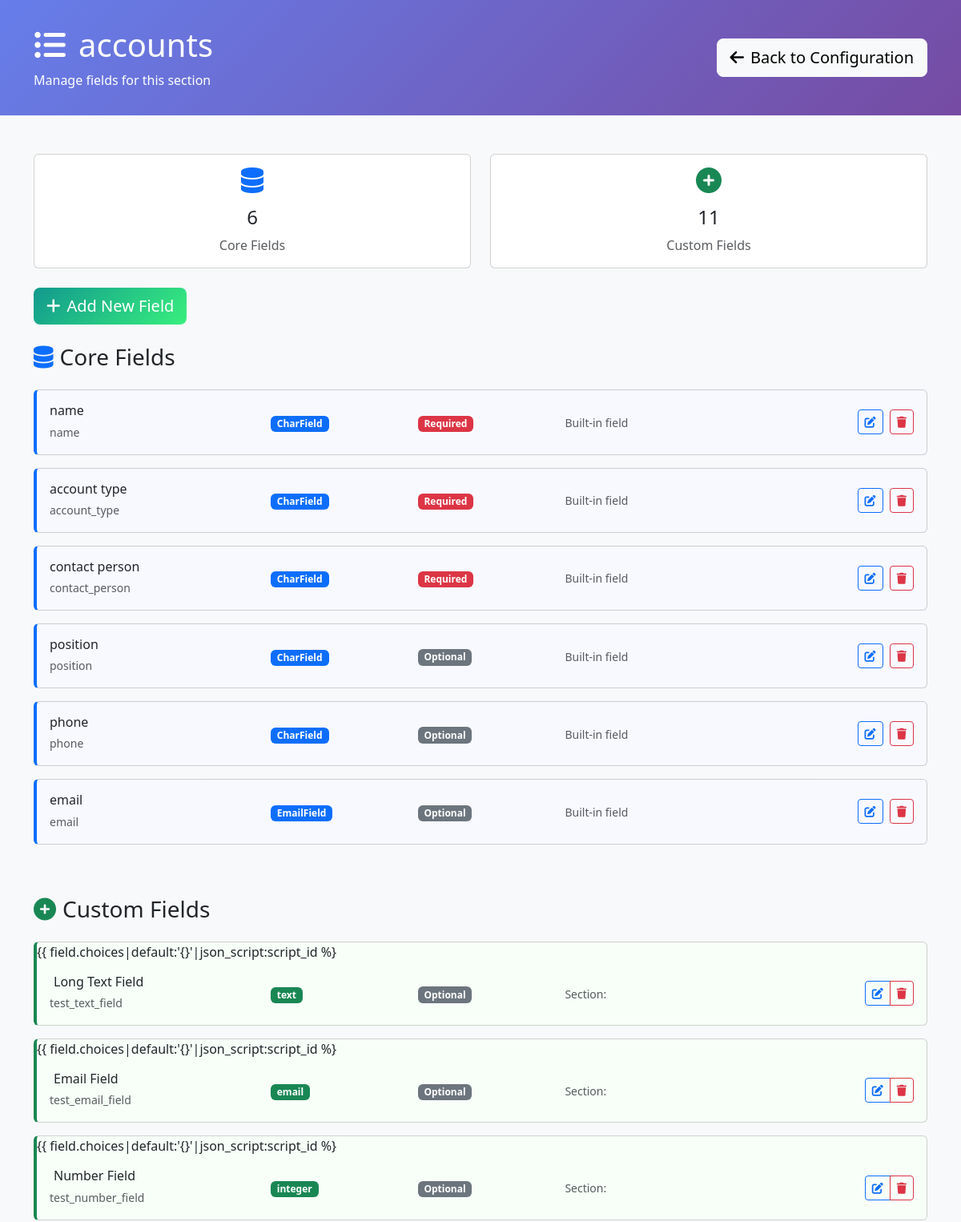
Page /configuration/section/5/ (signed in, upper part) on the earlier database version.
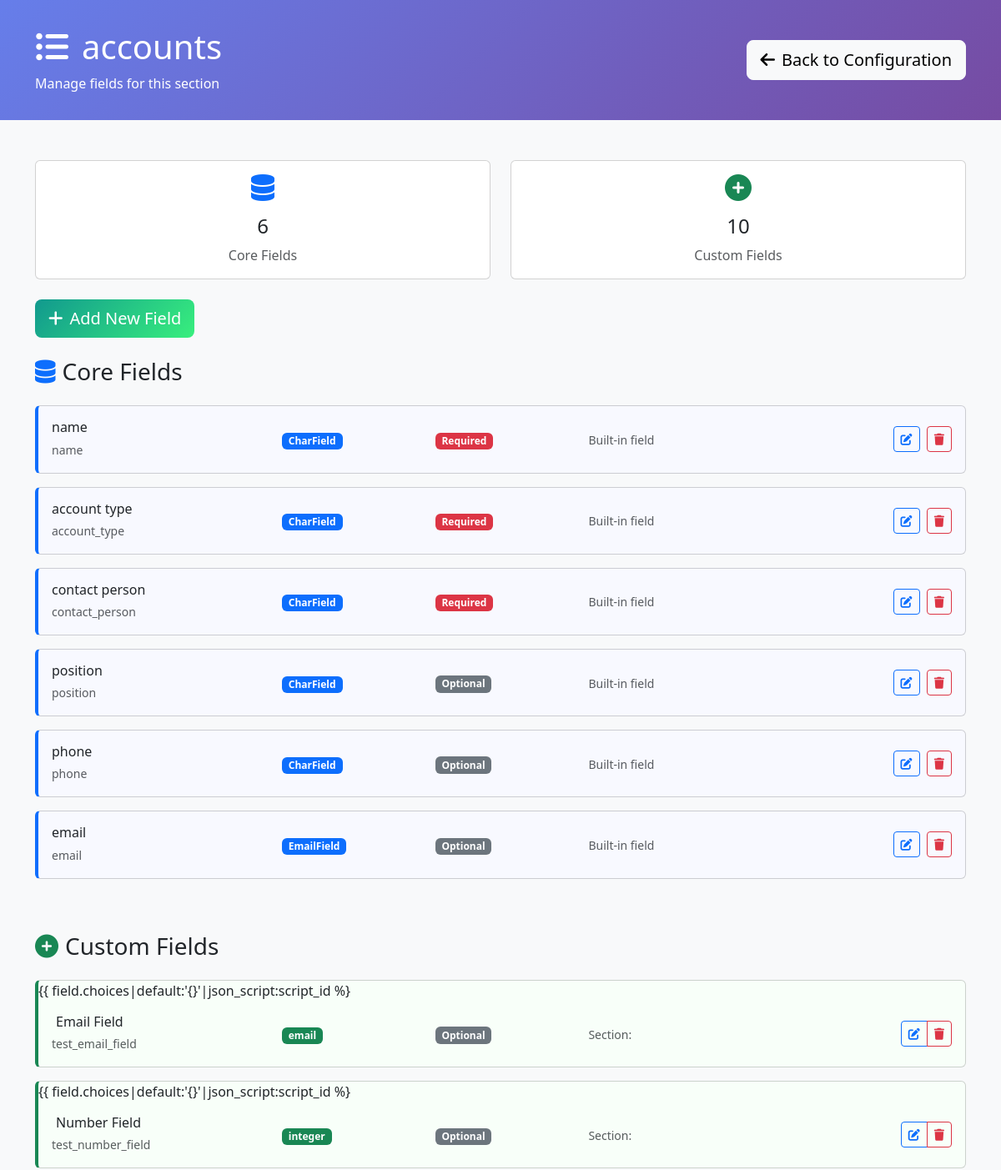
Same page on the later database version.
### requests/models.py (models this page shows, shortened)
class DynamicField(models.Model):
    FIELD_TYPES = [
        ('char', 'Text (Short)'),
        ('text', 'Text (Long)'),
        ('email', 'Email'),
        ('url', 'URL'),
        ('slug', 'Slug'),
        ('integer', 'Integer'),
        ('decimal', 'Decimal'),
        ('float', 'Float'),
        ('date', 'Date'),
        ('datetime', 'Date & Time'),
        ('time', 'Time'),
        ('boolean', 'Checkbox (Yes/No)'),
        ('choice', 'Dropdown (Single Choice)'),
        ('multiple_choice', 'Multiple Choice'),
        ('file', 'File Upload'),
        ('image', 'Image Upload'),
        ('foreign_key', 'Link to Another Model'),
        ('many_to_many', 'Multiple Links'),
        ('json', 'JSON Data'),
    ]
    model = models.ForeignKey(DynamicModel, on_delete=models.CASCADE, related_name='fields', null=True, blank=True)
    section = models.ForeignKey(DynamicSection, on_delete=models.CASCADE, related_name='fields', null=True, blank=True)
    name = models.CharField(max_length=100, help_text="Field name in database (lowercase, underscores)")
    display_name = models.CharField(max_length=100, help_text="Label shown in forms")
    field_type = models.CharField(max_length=20, choices=FIELD_TYPES)
    is_core_field = models.BooleanField(default=False, help_text="True if this represents an existing model field")
    required = models.BooleanField(default=False)
    default_value = models.TextField(blank=True, help_text="Default value (JSON format for complex types)")
    help_text = models.CharField(max_length=200, blank=True)
    max_length = models.PositiveIntegerField(null=True, blank=True, help_text="For text fields")
    max_digits = models.PositiveIntegerField(null=True, blank=True, help_text="For decimal fields")
    decimal_places = models.PositiveIntegerField(null=True, blank=True, help_text="For decimal fields")
    choices = models.JSONField(default=dict, help_text="For choice fields: {'value': 'display_name'}")
    related_model = models.CharField(max_length=100, blank=True, help_text="Model to link to (app.Model)")
    section_name = models.CharField(max_length=100, default='General', help_text="Form section name for grouping (legacy field)")
    order = models.PositiveIntegerField(default=0, help_text="Order within section")
    is_active = models.BooleanField(default=True, help_text="Whether field is shown in forms")
    created_at = models.DateTimeField(auto_now_add=True)
    updated_at = models.DateTimeField(auto_now=True)
    class Meta:
        verbose_name = "Dynamic Field"
        verbose_name_plural = "Dynamic Fields"
        ordering = ['model', 'section', 'section_name', 'order']

### requests/configuration_views.py (the view)
# urls.py: path('section/<int:section_id>/', configuration_views.section_fields, name='section_fields'),
@staff_member_required
def section_fields(request, section_id):
    from requests.models import DynamicSection
    is_legacy_dynamic = request.GET.get('dynamic') == 'true'
    if is_legacy_dynamic:
        dynamic_model = get_object_or_404(DynamicModel, id=section_id)
        model_name = f"{dynamic_model.app_label}.{dynamic_model.name}"
        display_name = dynamic_model.display_name
        fields = DynamicField.objects.filter(
            model=dynamic_model,
            is_active=True
        ).order_by('section_name', 'order')
        section_type = 'legacy'
        model_fields = []  # Legacy models don't have core model fields
    else:
        section = get_object_or_404(DynamicSection, id=section_id)
        model_name = section.name
        display_name = section.display_name
        section_type = 'core' if section.is_core_section else 'custom'
        fields = section.fields.filter(is_active=True).order_by('order')
        if section.is_core_section:
            model_fields = []
            core_fields = fields.filter(is_core_field=True)
            for field in core_fields:
                choices_obj = {}
                try:
                    if field.choices and field.choices != '{}':
                        choices_obj = json.loads(field.choices)
                except (json.JSONDecodeError, ValueError):
                    choices_obj = {}
                model_fields.append({
                    'id': field.id,
                    'name': field.name,
                    'display_name': field.display_name,
                    'field_type': field.field_type,
                    'required': field.required,
                    'is_model_field': True,
                    'is_core_field': True,
                    'choices': choices_obj  # Pass parsed object, not JSON string
                })
        else:
            model_fields = []
    dynamic_fields = []
    for field in fields:
        if section_type == 'core' and field.is_core_field:
            continue
        choices_obj = {}
        try:
            if field.choices and field.choices != '{}':
                choices_obj = json.loads(field.choices)
        except (json.JSONDecodeError, ValueError):
            choices_obj = {}
        dynamic_fields.append({
            'id': field.id,
            'name': field.name,
            'display_name': field.display_name,
            'field_type': field.field_type,
            'required': field.required,
            'section_name': field.section_name if hasattr(field, 'section_name') else 'Custom Fields',
            'order': field.order,
            'max_length': field.max_length,
            'choices': choices_obj,  # Pass parsed object, not JSON string
            'default_value': field.default_value,
            'is_model_field': False,
            'is_core_field': getattr(field, 'is_core_field', False)
        })
    context = {
        'section_id': section_id,
        'section_name': model_name,
        'display_name': display_name,
        'section_type': section_type,
        'source_model': getattr(section, 'source_model', '') if not is_legacy_dynamic else '',
        'model_fields': model_fields,
        'dynamic_fields': dynamic_fields,
        'all_fields': model_fields + dynamic_fields,
        'is_legacy_dynamic': is_legacy_dynamic,
        'is_core_section': section_type == 'core',
        'is_custom_section': section_type == 'custom'
    }
    return render(request, 'configuration/section_fields.html', context)

### requests/templates/configuration/section_fields.html (shortened to what the changed rows need)
<!DOCTYPE html>
<html lang="en">
<head>
    <link href="https://cdn.jsdelivr.net/npm/bootstrap@5.3.0/dist/css/bootstrap.min.css" rel="stylesheet">
    <link href="https://cdnjs.cloudflare.com/ajax/libs/font-awesome/6.0.0/css/all.min.css" rel="stylesheet">
</head>
<body class="bg-light">
    <div class="config-header">
        <div class="container">
            <div class="row align-items-center">
                <div class="col-md-8">
                    <h1 class="mb-2">
                        <i class="fas fa-list-ul me-3"></i>{{ display_name }}
                    </h1>
                </div>
            </div>
        </div>
    </div>
    <div class="container my-5">
        <div class="row mb-4">
            <div class="col-md-6">
                <div class="card text-center">
                    <div class="card-body">
                        <i class="fas fa-plus-circle fa-2x text-success mb-3"></i>
                        <h4>{{ dynamic_fields|length }}</h4>
                        <p class="text-muted mb-0">Custom Fields</p>
                    </div>
                </div>
            </div>
        </div>
        {% if dynamic_fields %}
        <div class="row mt-5">
            <div class="col-12">
                <h3 class="mb-4">
                    <i class="fas fa-plus-circle me-2 text-success"></i>Custom Fields
                </h3>
                {% for field in dynamic_fields %}
                <div class="card field-card dynamic-field mb-3" data-field-id="{{ field.id }}">
                {% with script_id="choices-"|add:field.id %}{{ field.choices|default:'{}'|json_script:script_id %}{% endwith %}
                    <div class="card-body">
                        <div class="row align-items-center">
                            <div class="col-md-3">
                                <h6 class="mb-1 field-title">
                                    <span class="editable-field" data-field="display_name" data-value="{{ field.display_name }}">
                                        {{ field.display_name }}
                                    </span>
                                </h6>
                                <small class="text-muted">{{ field.name }}</small>
                            </div>
                            <div class="col-md-2">
                                <span class="badge bg-success field-type-badge" data-type="{{ field.field_type }}">{{ field.field_type }}</span>
                            </div>
                            <div class="col-md-2">
                                <span class="editable-toggle" data-field="required" data-value="{{ field.required|yesno:'true,false' }}">
                                    {% if field.required %}
                                    <span class="badge bg-danger">Required</span>
                                    {% else %}
                                    <span class="badge bg-secondary">Optional</span>
                                    {% endif %}
                                </span>
                            </div>
                            <div class="col-md-3">
                                <small class="text-muted">
                                    Section:
                                    <span class="editable-field" data-field="section" data-value="{{ field.section }}">
                                    </span>
                                </small>
                            </div>
                            <div class="col-md-2 text-end">
                                <div class="btn-group btn-group-sm">
                                    <button class="btn btn-outline-primary" onclick="editField({{ field.id }})">
                                        <i class="fas fa-edit"></i>
                                    </button>
                                    <button class="btn btn-outline-danger" onclick="deleteField({{ field.id }}, '{{ field.display_name }}')">
                                        <i class="fas fa-trash"></i>
                                    </button>
                                </div>
                            </div>
                        </div>
                    </div>
                </div>
                {% endfor %}
            </div>
        </div>
        {% endif %}
    </div>
</body>
</html>

Differences in the rows shown:
no longer on this page (row edited): DynamicField: display_name "Long Text Field", name "test_text_field", field_type "text"
Other differences:
{{ dynamic_fields|length }}: "11" → "10"
list line gone: "{{ field.choices|default:'{}'|json_script:script_id %} Optional Section:"
